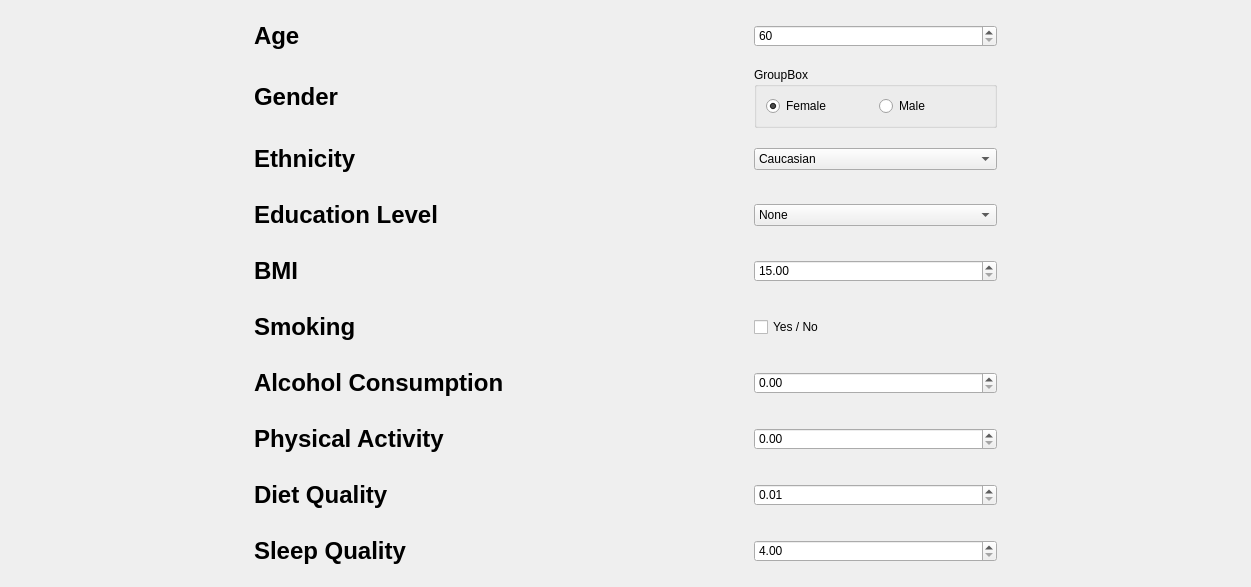
         <widget class="QWidget" name="scrollAreaWidgetPatient">
          <property name="geometry">
           <rect>
            <x>0</x>
            <y>0</y>
            <width>1251</width>
            <height>578</height>
           </rect>
          </property>
          <property name="styleSheet">
           <string notr="true">#scrollAreaWidgetPatient {
background-color: rgb(255, 255, 255);
}</string>
          </property>
          <layout class="QGridLayout" name="gridLayout_8">
           <item row="9" column="3">
            <spacer name="horizontalSpacer_12">
             <property name="orientation">
              <enum>Qt::Orientation::Horizontal</enum>
             </property>
             <property name="sizeType">
              <enum>QSizePolicy::Policy::Expanding</enum>
             </property>
             <property name="sizeHint" stdset="0">
              <size>
               <width>40</width>
               <height>20</height>
              </size>
             </property>
            </spacer>
           </item>
           <item row="12" column="4">
            <widget class="QDoubleSpinBox" name="physicalPatient">
             <property name="sizePolicy">
              <sizepolicy hsizetype="MinimumExpanding" vsizetype="Fixed">
               <horstretch>0</horstretch>
               <verstretch>0</verstretch>
              </sizepolicy>
             </property>
             <property name="autoFillBackground">
              <bool>true</bool>
             </property>
             <property name="minimum">
              <double>0.000000000000000</double>
             </property>
             <property name="maximum">
              <double>9.990000000000000</double>
             </property>
            </widget>
           </item>
           <item row="9" column="0">
            <spacer name="horizontalSpacer_13">
             <property name="orientation">
              <enum>Qt::Orientation::Horizontal</enum>
             </property>
             <property name="sizeType">
              <enum>QSizePolicy::Policy::Expanding</enum>
             </property>
             <property name="sizeHint" stdset="0">
              <size>
               <width>40</width>
               <height>20</height>
              </size>
             </property>
            </spacer>
           </item>
           <item row="8" column="4">
            <widget class="QComboBox" name="educationPatient">
             <property name="sizePolicy">
              <sizepolicy hsizetype="MinimumExpanding" vsizetype="Fixed">
               <horstretch>0</horstretch>
               <verstretch>0</verstretch>
              </sizepolicy>
             </property>
             <property name="autoFillBackground">
              <bool>true</bool>
             </property>
             <item>
              <property name="text">
               <string>None</string>
              </property>
             </item>
             <item>
              <property name="text">
               <string>High School</string>
              </property>
             </item>
             <item>
              <property name="text">
               <string>Bachelors</string>
              </property>
             </item>
             <item>
              <property name="text">
               <string>Higher</string>
              </property>
             </item>
            </widget>
           </item>
           <item row="7" column="2">
            <widget class="QLabel" name="label_14">
             <property name="sizePolicy">
              <sizepolicy hsizetype="Fixed" vsizetype="Fixed">
               <horstretch>0</horstretch>
               <verstretch>0</verstretch>
              </sizepolicy>
             </property>
             <property name="minimumSize">
              <size>
               <width>0</width>
               <height>50</height>
              </size>
             </property>
             <property name="text">
              <string>&lt;html&gt;&lt;head/&gt;&lt;body&gt;&lt;p&gt;&lt;span style=&quot; font-size:18pt; font-weight:700; color:#000000;&quot;&gt;Ethnicity&lt;/span&gt;&lt;/p&gt;&lt;/body&gt;&lt;/html&gt;</string>
             </property>
            </widget>
           </item>
           <item row="10" column="4">
            <widget class="QCheckBox" name="smokingPatient">
             <property name="sizePolicy">
              <sizepolicy hsizetype="MinimumExpanding" vsizetype="Fixed">
               <horstretch>0</horstretch>
               <verstretch>0</verstretch>
              </sizepolicy>
             </property>
             <property name="autoFillBackground">
              <bool>false</bool>
             </property>
             <property name="text">
              <string>Yes / No</string>
             </property>
            </widget>
           </item>
           <item row="11" column="4">
            <widget class="QDoubleSpinBox" name="alcoholPatient">
             <property name="sizePolicy">
              <sizepolicy hsizetype="MinimumExpanding" vsizetype="Fixed">
               <horstretch>0</horstretch>
               <verstretch>0</verstretch>
              </sizepolicy>
             </property>
             <property name="autoFillBackground">
              <bool>true</bool>
             </property>
             <property name="minimum">
              <double>0.000000000000000</double>
             </property>
             <property name="maximum">
              <double>20.000000000000000</double>
             </property>
            </widget>
           </item>
           <item row="10" column="2">
            <widget class="QLabel" name="label_15">
             <property name="sizePolicy">
              <sizepolicy hsizetype="Fixed" vsizetype="Fixed">
               <horstretch>0</horstretch>
               <verstretch>0</verstretch>
              </sizepolicy>
             </property>
             <property name="minimumSize">
              <size>
               <width>0</width>
               <height>50</height>
              </size>
             </property>
             <property name="text">
              <string>&lt;html&gt;&lt;head/&gt;&lt;body&gt;&lt;p&gt;&lt;span style=&quot; font-size:18pt; font-weight:700; color:#000000;&quot;&gt;Smoking&lt;/span&gt;&lt;/p&gt;&lt;/body&gt;&lt;/html&gt;</string>
             </property>
            </widget>
           </item>
           <item row="4" column="2">
            <widget class="QLabel" name="label_16">
             <property name="sizePolicy">
              <sizepolicy hsizetype="Fixed" vsizetype="Fixed">
               <horstretch>0</horstretch>
               <verstretch>0</verstretch>
              </sizepolicy>
             </property>
             <property name="minimumSize">
              <size>
               <width>0</width>
               <height>50</height>
              </size>
             </property>
             <property name="text">
              <string>&lt;html&gt;&lt;head/&gt;&lt;body&gt;&lt;p&gt;&lt;span style=&quot; font-size:18pt; font-weight:700; color:#000000;&quot;&gt;Age&lt;/span&gt;&lt;/p&gt;&lt;/body&gt;&lt;/html&gt;</string>
             </property>
            </widget>
           </item>
           <item row="11" column="2">
            <widget class="QLabel" name="label_17">
             <property name="sizePolicy">
              <sizepolicy hsizetype="Fixed" vsizetype="Fixed">
               <horstretch>0</horstretch>
               <verstretch>0</verstretch>
              </sizepolicy>
             </property>
             <property name="minimumSize">
              <size>
               <width>0</width>
               <height>50</height>
              </size>
             </property>
             <property name="text">
              <string>&lt;html&gt;&lt;head/&gt;&lt;body&gt;&lt;p&gt;&lt;span style=&quot; font-size:18pt; font-weight:700; color:#000000;&quot;&gt;Alcohol Consumption&lt;/span&gt;&lt;/p&gt;&lt;/body&gt;&lt;/html&gt;</string>
             </property>
            </widget>
           </item>
           <item row="9" column="5">
            <spacer name="horizontalSpacer_14">
             <property name="orientation">
              <enum>Qt::Orientation::Horizontal</enum>
             </property>
             <property name="sizeType">
              <enum>QSizePolicy::Policy::Expanding</enum>
             </property>
             <property name="sizeHint" stdset="0">
              <size>
               <width>40</width>
               <height>20</height>
              </size>
             </property>
            </spacer>
           </item>
           <item row="6" column="4">
            <widget class="QGroupBox" name="genderBoxPatient">
             <property name="sizePolicy">
              <sizepolicy hsizetype="MinimumExpanding" vsizetype="Preferred">
               <horstretch>0</horstretch>
               <verstretch>0</verstretch>
              </sizepolicy>
             </property>
             <property name="title">
              <string>GroupBox</string>
             </property>
             <layout class="QHBoxLayout" name="horizontalLayout_4">
              <item>
               <widget class="QRadioButton" name="femalePatient">
                <property name="sizePolicy">
                 <sizepolicy hsizetype="Preferred" vsizetype="Maximum">
                  <horstretch>0</horstretch>
                  <verstretch>0</verstretch>
                 </sizepolicy>
                </property>
                <property name="autoFillBackground">
                 <bool>false</bool>
                </property>
                <property name="styleSheet">
                 <string notr="true">color: black;</string>
                </property>
                <property name="text">
                 <string>Female</string>
                </property>
                <property name="checked">
                 <bool>true</bool>
                </property>
                <attribute name="buttonGroup">
                 <string notr="true">buttonGroupGender</string>
                </attribute>
               </widget>
              </item>
              <item>
               <widget class="QRadioButton" name="malePatient">
                <property name="autoFillBackground">
                 <bool>false</bool>
                </property>
                <property name="styleSheet">
                 <string notr="true">color: black;</string>
                </property>
                <property name="text">
                 <string>Male</string>
                </property>
                <attribute name="buttonGroup">
                 <string notr="true">buttonGroupGender</string>
                </attribute>
               </widget>
              </item>
             </layout>
            </widget>
           </item>
           <item row="6" column="2">
            <widget class="QLabel" name="label_18">
             <property name="sizePolicy">
              <sizepolicy hsizetype="Fixed" vsizetype="Fixed">
               <horstretch>0</horstretch>
               <verstretch>0</verstretch>
              </sizepolicy>
             </property>
             <property name="minimumSize">
              <size>
               <width>0</width>
               <height>50</height>
              </size>
             </property>
             <property name="text">
              <string>&lt;html&gt;&lt;head/&gt;&lt;body&gt;&lt;p&gt;&lt;span style=&quot; font-size:18pt; font-weight:700; color:#000000;&quot;&gt;Gender&lt;/span&gt;&lt;/p&gt;&lt;/body&gt;&lt;/html&gt;</string>
             </property>
            </widget>
           </item>
           <item row="7" column="4">
            <widget class="QComboBox" name="ethnicityPatient">
             <property name="sizePolicy">
              <sizepolicy hsizetype="MinimumExpanding" vsizetype="Fixed">
               <horstretch>0</horstretch>
               <verstretch>0</verstretch>
              </sizepolicy>
             </property>
             <property name="autoFillBackground">
              <bool>true</bool>
             </property>
             <item>
              <property name="text">
               <string>Caucasian</string>
              </property>
             </item>
             <item>
              <property name="text">
               <string>African American</string>
              </property>
             </item>
             <item>
              <property name="text">
               <string>Asian</string>
              </property>
             </item>
             <item>
              <property name="text">
               <string>Other</string>
              </property>
             </item>
            </widget>
           </item>
           <item row="8" column="2">
            <widget class="QLabel" name="label_19">
             <property name="sizePolicy">
              <sizepolicy hsizetype="Fixed" vsizetype="Fixed">
               <horstretch>0</horstretch>
               <verstretch>0</verstretch>
              </sizepolicy>
             </property>
             <property name="minimumSize">
              <size>
               <width>0</width>
               <height>50</height>
              </size>
             </property>
             <property name="text">
              <string>&lt;html&gt;&lt;head/&gt;&lt;body&gt;&lt;p&gt;&lt;span style=&quot; font-size:18pt; font-weight:700; color:#000000;&quot;&gt;Education Level&lt;/span&gt;&lt;/p&gt;&lt;/body&gt;&lt;/html&gt;</string>
             </property>
            </widget>
           </item>
           <item row="9" column="2">
            <widget class="QLabel" name="label_20">
             <property name="sizePolicy">
              <sizepolicy hsizetype="Fixed" vsizetype="Fixed">
               <horstretch>0</horstretch>
               <verstretch>0</verstretch>
              </sizepolicy>
             </property>
             <property name="minimumSize">
              <size>
               <width>0</width>
               <height>50</height>
              </size>
             </property>
             <property name="text">
              <string>&lt;html&gt;&lt;head/&gt;&lt;body&gt;&lt;p&gt;&lt;span style=&quot; font-size:18pt; font-weight:700; color:#000000;&quot;&gt;BMI&lt;/span&gt;&lt;/p&gt;&lt;/body&gt;&lt;/html&gt;</string>
             </property>
            </widget>
           </item>
           <item row="14" column="2">
            <widget class="QLabel" name="label_21">
             <property name="sizePolicy">
              <sizepolicy hsizetype="Fixed" vsizetype="Fixed">
               <horstretch>0</horstretch>
               <verstretch>0</verstretch>
              </sizepolicy>
             </property>
             <property name="minimumSize">
              <size>
               <width>0</width>
               <height>50</height>
              </size>
             </property>
             <property name="text">
              <string>&lt;html&gt;&lt;head/&gt;&lt;body&gt;&lt;p&gt;&lt;span style=&quot; font-size:18pt; font-weight:700; color:#000000;&quot;&gt;Sleep Quality&lt;/span&gt;&lt;/p&gt;&lt;/body&gt;&lt;/html&gt;</string>
             </property>
            </widget>
           </item>
           <item row="14" column="4">
            <widget class="QDoubleSpinBox" name="sleepPatient">
             <property name="sizePolicy">
              <sizepolicy hsizetype="MinimumExpanding" vsizetype="Fixed">
               <horstretch>0</horstretch>
               <verstretch>0</verstretch>
              </sizepolicy>
             </property>
             <property name="autoFillBackground">
              <bool>true</bool>
             </property>
             <property name="minimum">
              <double>4.000000000000000</double>
             </property>
             <property name="maximum">
              <double>10.000000000000000</double>
             </property>
            </widget>
           </item>
           <item row="9" column="4">
            <widget class="QDoubleSpinBox" name="bmiPatient">
             <property name="sizePolicy">
              <sizepolicy hsizetype="MinimumExpanding" vsizetype="Fixed">
               <horstretch>0</horstretch>
               <verstretch>0</verstretch>
              </sizepolicy>
             </property>
             <property name="autoFillBackground">
              <bool>true</bool>
             </property>
             <property name="minimum">
              <double>15.000000000000000</double>
             </property>
             <property name="maximum">
              <double>30.000000000000000</double>
             </property>
            </widget>
           </item>
           <item row="12" column="2">
            <widget class="QLabel" name="label_22">
             <property name="sizePolicy">
              <sizepolicy hsizetype="Fixed" vsizetype="Fixed">
               <horstretch>0</horstretch>
               <verstretch>0</verstretch>
              </sizepolicy>
             </property>
             <property name="minimumSize">
              <size>
               <width>0</width>
               <height>50</height>
              </size>
             </property>
             <property name="text">
              <string>&lt;html&gt;&lt;head/&gt;&lt;body&gt;&lt;p&gt;&lt;span style=&quot; font-size:18pt; font-weight:700; color:#000000;&quot;&gt;Physical Activity&lt;/span&gt;&lt;/p&gt;&lt;/body&gt;&lt;/html&gt;</string>
             </property>
            </widget>
           </item>
           <item row="13" column="4">
            <widget class="QDoubleSpinBox" name="dietPatient">
             <property name="sizePolicy">
              <sizepolicy hsizetype="MinimumExpanding" vsizetype="Fixed">
               <horstretch>0</horstretch>
               <verstretch>0</verstretch>
              </sizepolicy>
             </property>
             <property name="autoFillBackground">
              <bool>true</bool>
             </property>
             <property name="minimum">
              <double>0.010000000000000</double>
             </property>
             <property name="maximum">
              <double>10.000000000000000</double>
             </property>
            </widget>
           </item>
           <item row="13" column="2">
            <widget class="QLabel" name="label_23">
             <property name="sizePolicy">
              <sizepolicy hsizetype="Fixed" vsizetype="Fixed">
               <horstretch>0</horstretch>
               <verstretch>0</verstretch>
              </sizepolicy>
             </property>
             <property name="minimumSize">
              <size>
               <width>0</width>
               <height>50</height>
              </size>
             </property>
             <property name="text">
              <string>&lt;html&gt;&lt;head/&gt;&lt;body&gt;&lt;p&gt;&lt;span style=&quot; font-size:18pt; font-weight:700; color:#000000;&quot;&gt;Diet Quality&lt;/span&gt;&lt;/p&gt;&lt;/body&gt;&lt;/html&gt;</string>
             </property>
            </widget>
           </item>
           <item row="4" column="4">
            <widget class="QSpinBox" name="agePatient">
             <property name="sizePolicy">
              <sizepolicy hsizetype="MinimumExpanding" vsizetype="Fixed">
               <horstretch>0</horstretch>
               <verstretch>0</verstretch>
              </sizepolicy>
             </property>
             <property name="autoFillBackground">
              <bool>true</bool>
             </property>
             <property name="minimum">
              <number>60</number>
             </property>
             <property name="maximum">
              <number>90</number>
             </property>
            </widget>
           </item>
          </layout>
         </widget>
